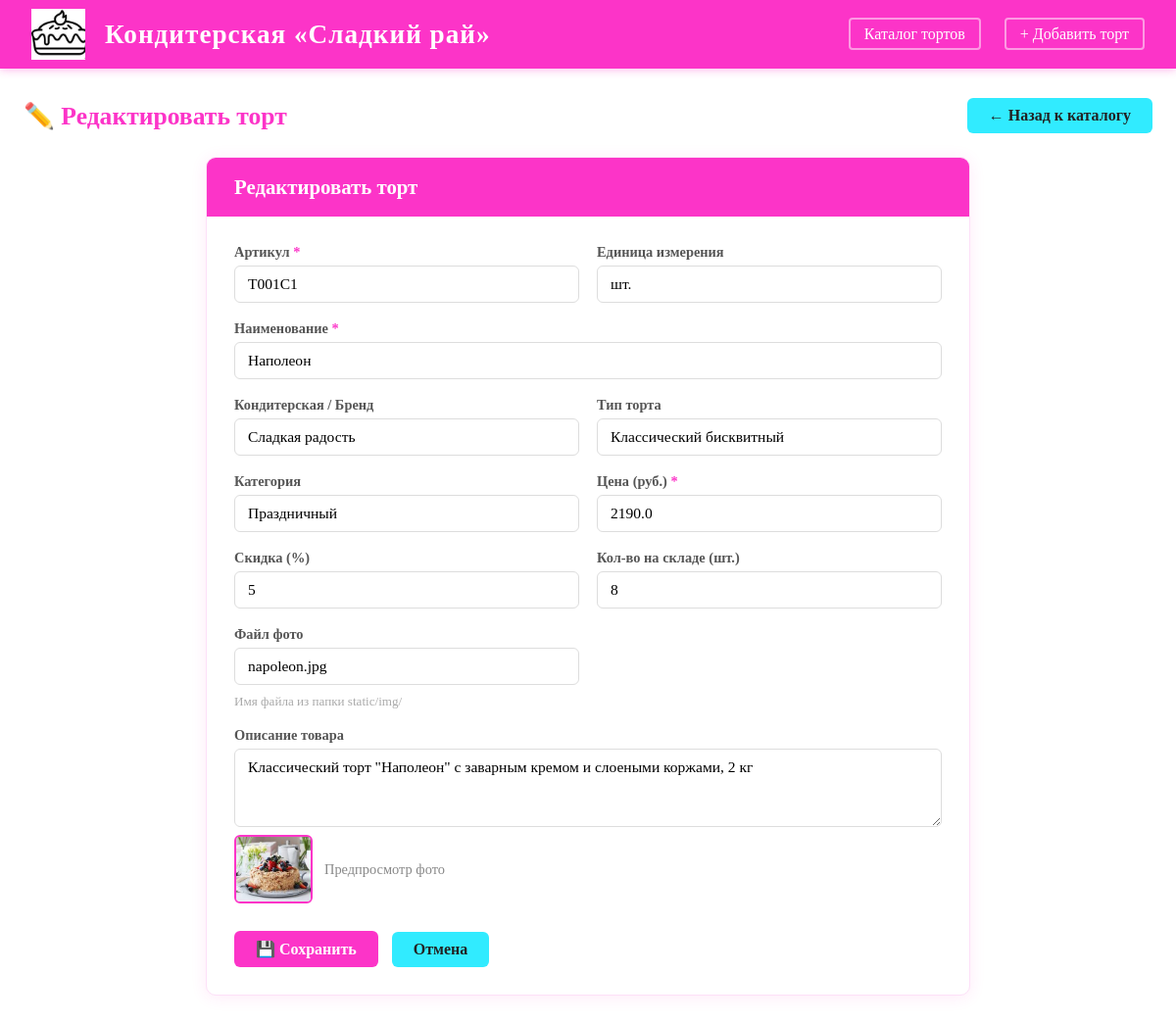
Screenshot of /cake/1/edit with the database file from the repository.
### tables this page shows
CREATE TABLE cakes (
            id INTEGER PRIMARY KEY AUTOINCREMENT,
            article TEXT NOT NULL,
            name TEXT NOT NULL,
            unit TEXT DEFAULT 'шт.',
            price REAL NOT NULL,
            brand TEXT,
            cake_type TEXT,
            category TEXT,
            discount INTEGER DEFAULT 0,
            stock INTEGER DEFAULT 0,
            description TEXT,
            photo TEXT
        );

### app.py (the view, shortened to what this page needs)
@app.route('/cake/<int:cake_id>/edit', methods=['GET', 'POST'])
def edit_cake(cake_id):
    conn = get_db()
    cake = conn.execute('SELECT * FROM cakes WHERE id=?', (cake_id,)).fetchone()
    if not cake:
        conn.close()
        flash('Торт не найден', 'error')
        return redirect(url_for('index'))
    conn.close()
    return render_template('form.html', cake=cake, title='Редактировать торт')

### app.py (called while the page is built)
def get_db():
    conn = sqlite3.connect(DB_PATH)
    conn.row_factory = sqlite3.Row
    return conn

### templates/form.html (shortened to what this page needs)
{% extends 'base.html' %}
{% block content %}
<div class="page-heading">
    <h2>{{ '✏️' if cake else '➕' }} {{ title }}</h2>
    <a href="{{ url_for('index') }}" class="btn-accent">← Назад к каталогу</a>
</div>
<div class="form-card">
    <div class="form-card-header">{{ title }}</div>
    <div class="form-body">
        <form method="post">
            <div class="form-grid">
                <div class="form-group">
                    <label>Артикул <span class="required-star">*</span></label>
                    <input type="text" name="article" required value="{{ cake.article if cake else '' }}" placeholder="T001C1">
                </div>
                <div class="form-group">
                    <label>Единица измерения</label>
                    <input type="text" name="unit" value="{{ cake.unit if cake else 'шт.' }}" placeholder="шт.">
                </div>
                <div class="form-group full">
                    <label>Наименование <span class="required-star">*</span></label>
                    <input type="text" name="name" required value="{{ cake.name if cake else '' }}" placeholder="Наполеон">
                </div>
                <div class="form-group">
                    <label>Кондитерская / Бренд</label>
                    <input type="text" name="brand" value="{{ cake.brand if cake else '' }}" placeholder="Сладкая радость">
                </div>
                <div class="form-group">
                    <label>Тип торта</label>
                    <input type="text" name="cake_type" value="{{ cake.cake_type if cake else '' }}" placeholder="Классический бисквитный">
                </div>
                <div class="form-group">
                    <label>Категория</label>
                    <input type="text" name="category" value="{{ cake.category if cake else '' }}" placeholder="Праздничный">
                </div>
                <div class="form-group">
                    <label>Цена (руб.) <span class="required-star">*</span></label>
                    <input type="number" name="price" required step="0.01" min="0" value="{{ cake.price if cake else '' }}" placeholder="2190">
                </div>
                <div class="form-group">
                    <label>Скидка (%)</label>
                    <input type="number" name="discount" min="0" max="100" value="{{ cake.discount if cake else 0 }}" placeholder="0">
                </div>
                <div class="form-group">
                    <label>Кол-во на складе (шт.)</label>
                    <input type="number" name="stock" min="0" value="{{ cake.stock if cake else 0 }}" placeholder="10">
                </div>
                <div class="form-group">
                    <label>Файл фото</label>
                    <input type="text" name="photo" id="photoInput" value="{{ cake.photo if cake else '' }}" placeholder="napoleon.jpg" oninput="updatePreview(this.value)">
                    <div class="preview-hint">Имя файла из папки static/img/</div>
                </div>
                <div class="form-group full">
                    <label>Описание товара</label>
                    <textarea name="description" placeholder="Краткое описание торта...">{{ cake.description if cake else '' }}</textarea>
                </div>
            </div>
            <div class="photo-preview" id="photoPreview" style="{{ '' if (cake and cake.photo) else 'display:none' }}">
                <img id="previewImg" src="{{ url_for('static', filename='img/' + cake.photo) if (cake and cake.photo) else '' }}" alt="Превью">
                <span style="color:#888;font-size:0.9rem;">Предпросмотр фото</span>
            </div>
            <div class="form-actions">
                <button type="submit" class="btn-pink">💾 Сохранить</button>
                <a href="{{ url_for('index') }}" class="btn-accent">Отмена</a>
            </div>
        </form>
    </div>
</div>
{% endblock %}

### templates/base.html (style rules this page uses)
* { box-sizing: border-box; margin: 0; padding: 0; }
body { font-family: 'Times New Roman', Times, serif; background: #ffffff; color: #222; min-height: 100vh; }
.btn-accent { background: #31EBFF; color: #222; border: none; padding: 9px 22px; border-radius: 6px; font-family: 'Times New Roman', serif; font-size: 1rem; font-weight: bold; cursor: pointer; text-decoration: none; display: inline-block; transition: filter 0.15s; }
.btn-pink { background: #FC34C8; color: #fff; border: none; padding: 9px 22px; border-radius: 6px; font-family: 'Times New Roman', serif; font-size: 1rem; font-weight: bold; cursor: pointer; text-decoration: none; display: inline-block; transition: filter 0.15s; }
.page-heading { display: flex; align-items: center; justify-content: space-between; margin-bottom: 24px; flex-wrap: wrap; gap: 12px; }
.page-heading h2 { font-size: 1.6rem; color: #FC34C8; }

### templates/form.html (style rules this page uses)
.form-card { max-width: 780px; margin: 0 auto; background: #fff; border-radius: 10px; box-shadow: 0 2px 16px rgba(252,52,200,0.1); border: 1px solid #fde0f8; overflow: hidden; }
.form-card-header { background: #FC34C8; color: #fff; padding: 18px 28px; font-size: 1.3rem; font-weight: bold; }
.form-body { padding: 28px; }
.form-grid { display: grid; grid-template-columns: 1fr 1fr; gap: 18px; }
.form-group { display: flex; flex-direction: column; gap: 5px; }
.form-group.full { grid-column: 1 / -1; }
.form-group label { font-size: 0.9rem; font-weight: bold; color: #555; }
.form-group input, .form-group select, .form-group textarea { font-family: 'Times New Roman', serif; font-size: 0.97rem; padding: 9px 13px; border: 1px solid #ddd; border-radius: 6px; outline: none; transition: border-color 0.15s; }
.form-group textarea { min-height: 80px; resize: vertical; }
.photo-preview { margin-top: 8px; display: flex; align-items: center; gap: 12px; }
.photo-preview img { height: 70px; width: 80px; object-fit: cover; border-radius: 6px; border: 2px solid #FC34C8; }
.form-actions { margin-top: 28px; display: flex; gap: 14px; align-items: center; }
.required-star { color: #FC34C8; }
.preview-hint { font-size: 0.82rem; color: #aaa; margin-top: 4px; }

### rows the page displays
cakes: article "T001C1", unit "шт.", name "Наполеон", brand "Сладкая радость", cake_type "Классический бисквитный", category "Праздничный", price "2190.0", discount "5", stock "8", photo "napoleon.jpg", description "Классический торт \"Наполеон\" с заварным кремом и слоеными коржами, 2 кг", photo (picture)

### other values shown
{{ '✏️' if cake else '➕' }} "✏️"
{{ title }} "Редактировать торт"
